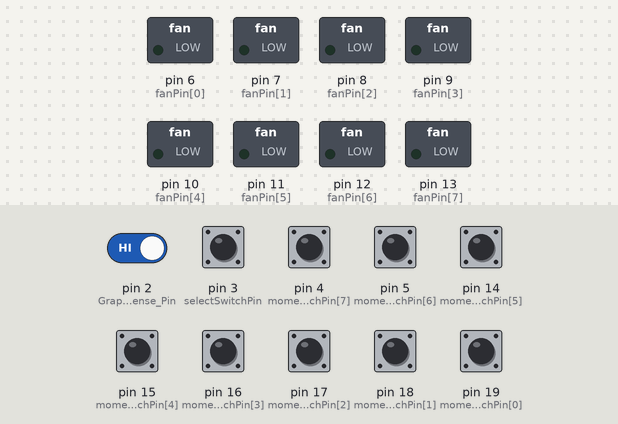
The sketch below on a simulated Arduino Uno, built with avr-gcc and run on an emulated ATmega328P. Shown: switched loads named in the sketch (green lamp = pin HIGH). The test bench sets the inputs (shaded band); at power-on: pin 2 (Graphene_Sense_Pin), pin 3 (selectSwitchPin), pin 4 (momentarySwitchPin[7]), pin 5 (momentarySwitchPin[6]), pin 14 (momentarySwitchPin[5]), pin 15 (momentarySwitchPin[4]), pin 16 (momentarySwitchPin[3]), pin 17 (momentarySwitchPin[2]), pin 18 (momentarySwitchPin[1]), pin 19 (momentarySwitchPin[0]) HIGH.

Above: at 2.2 s.
2.3 s: pin 2 (Graphene_Sense_Pin) driven LOW
At 2.8 s:
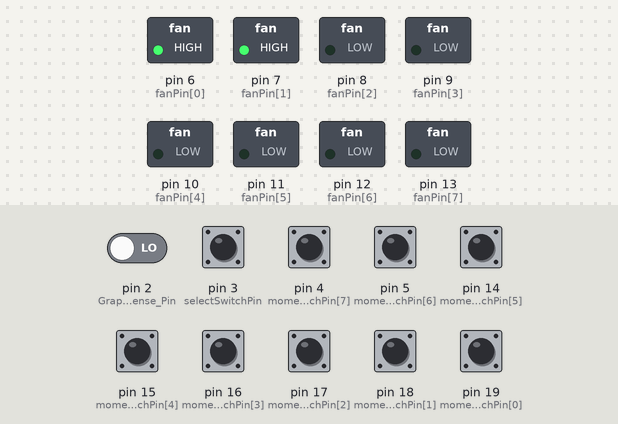
At 3.2 s:
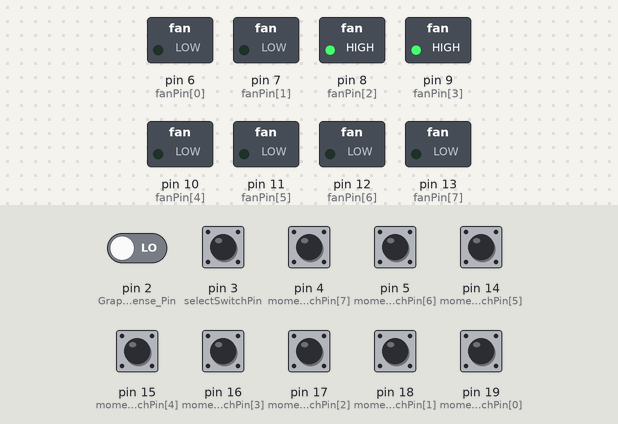
Timing chart, 0 to 11.3 s (numbered marks = the images above; inputs shaded):
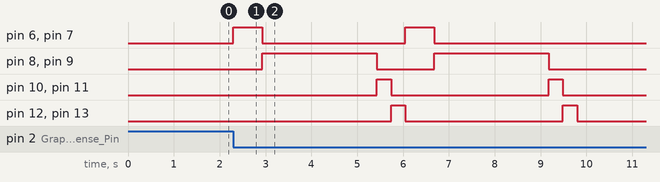

Measured:
- after the input at 2.3 s, pin 6 (fanPin[0]), pin 7 (fanPin[1]): alternates HIGH for 0.62 s and LOW for 3.1 s, 4 changes in all, then stays LOW, starting at once

The sketch:

violinobot__graphene_sequencing.ino
```cpp
// (licence header left out)
// debugging switch - comment out for operation
//#define DEBUG

// debugging macros - will be ignored by compiler when previous line is commented out
#ifdef DEBUG
#define DEBUG_P(x)     Serial.print(x)          // print, no newline
#define DEBUG_PN(x)    Serial.println(x, DEC)   // print number with newline - use for values
#define DEBUG_PL(x)    Serial.println(x)        // print line with newline
#else
#define DEBUG_P(x)
#define DEBUG_PN(x)
#define DEBUG_PL(x)
#endif


// timer
//
// can change the speed by preloading timer1 with different values
// lower value for faster tempo as irq's occur faster
//
// TODO where is the limit??
//
unsigned long Tempo1 = 96;
unsigned long Beat_Time =  60000000ul / Tempo1;
//
// counters thru the tunes
volatile unsigned long Timer1_Beat_Count = 0; // Used to set Timer 1 to correct tempo
// flag sync'ing us to timer 1
volatile unsigned int Next_Beat = 0; // Flag to move to next beat, set by Timer 1 Interrupt CHANGED


// tunes
//
// arrays with note data i.e. which fans to switch on next
// the sequences are triggered by Graphene controller
//
// Fan7-128, Fan6-64, Fan5-32, Fan4-16, Fan3-8, Fan2-4, Fan1-2, Fan0-1

// length of tune
#define Tune1_Length 24

const unsigned char Tune1[Tune1_Length] PROGMEM =
  //{1,1,1,1,1,1,1,1,2,2,2,2,2,2,2,2,2,2,2,2,2,2,2,2,4,4,4,4,8,8,8,8};
  //{1,2,4,8,16,32,64,128};
  //{1,1,2,2,2,2,2,2,2,2,4,8};
  {3,3,12,12,12,12,12,12,12,12,48,192,3,3,12,12,12,12,12,12,12,12,48,192};

// repeats this many times
const int Tune1_Repeats = 1;

#define Tune2_Length 8
unsigned long Tempo2 = 96;
const unsigned char Tune2[Tune2_Length] PROGMEM =
  {1,1,2,2,2,2,4,8};
const int Tune2_Repeats = 1;

#define Tune3_Length 189   // was Tune1 in sample code
unsigned long Tempo3 = 300;
const unsigned char Tune3[Tune3_Length] PROGMEM = {154, 0, 0, 0, 161, 0, 0, 0, 0, 0, 0, 0, 0, 0, 0, 0, 0, 0, 0, 0, 0, 0, 0, 0, 0, 0, 0, 0, 0, 0, 0, 0, 154, 0, 0, 0, 161, 0, 0, 0, 0, 0, 0, 0, 0, 0, 0, 0, 0, 0, 0, 0, 0, 0, 0, 0, 0, 0, 0, 0, 0, 0, 0, 0, 154, 0, 0, 0, 161, 0, 0, 0, 0, 0, 0, 0, 0, 0, 0, 0, 0, 0, 0, 0, 0, 0, 0, 0, 0, 0, 0, 0, 0, 0, 0, 0, 154, 0, 0, 0, 161, 0, 0, 0, 0, 0, 0, 0, 0, 0, 0, 0, 0, 0, 0, 0, 0, 0, 0, 0, 0, 0, 0, 0, 0, 0, 0, 0, 154, 0, 0, 0, 161, 0, 0, 0, 0, 0, 0, 0, 0, 0, 0, 0, 0, 0, 0, 0, 0, 0, 0, 0, 0, 0, 0, 0, 0, 0, 0, 0, 154, 0, 0, 0, 161, 0, 0, 0, 0, 0, 0, 0, 0, 0, 0, 0, 0, 0, 0, 0, 0, 0, 0, 0, 0, 0, 0, 0, 0};
const int Tune3_Repeats = 1;

// this many tunes
const int tunes_max = 1;

// tune variables
//int Step_Count = 0;                       // used to index Tune array
int tune = 1;                               // counter - which tune?
const unsigned char *Tune_Pointer = Tune1;  // pointer to current array of notes
int Tune_Length = Tune1_Length;                        // length of tune = length of array
int Repeats_This_Tune = Tune1_Repeats;      // repeat tune?

// inputs
//
// Graphene
//
const int Graphene_Sense_Pin = 2;   // Graphene conductor signal sense, active LOW
int Graphene_Signal = 1;        // used to track conductor
//
// momentary switches - tune the fiddles using these
//
const int momentarySwitchPin[8] = { 19, 18, 17, 16 , 15, 14, 5, 4 };
int momentarySwitch[8] = { };
//
// two positon switch - selector
// switches on and off the tuning switches
//
const int selectSwitchPin = 3;


// outputs
//
// fans
//
// make fan status more readable
#define ON  HIGH
#define OFF LOW
//
// 8 notes from 8 fans on eight outputs
const int fanPin[8] = { 6, 7, 8, 9, 10, 11, 12, 13 };
int fan[8] = { OFF, OFF, OFF, OFF, OFF, OFF, OFF, OFF };
//
// which note to play = combination of fans
unsigned char Load_Note;


void setup()
{
  // debug
#ifdef DEBUG
  Serial.begin(38400);
  Serial.println("teddytronix");
  delay(2);
#endif

  // configure I/O pins
  pinMode(Graphene_Sense_Pin, INPUT_PULLUP);
  pinMode(selectSwitchPin, INPUT_PULLUP);
  for (int i = 0; i < 8; i++ )
  {
    pinMode(momentarySwitchPin[i], INPUT_PULLUP);
    momentarySwitch[i] = digitalRead(momentarySwitchPin[i]);
  }

  // eight fans, switch them off
  for (int i = 0; i < 8; i++ )
  {
    pinMode(fanPin[i], OUTPUT);
    digitalWrite(fanPin[i], fan[i]);
  }

  // start Timer 1
  Start_Beat_Timer();

  // it is the Next_beat variable that gets set in the irq
  // service routine
  // i.e. this is what synchronises us to Timer1
  while (Next_Beat < 1)
  {
    ;// Wait for Beat Timer
    DEBUG_P(".");
  }

  DEBUG_PL();
  DEBUG_PL("setup DONE");
}

void loop()
{
  // ensure signal is in 'reset' state
  Graphene_Signal = 1;


  // set up playing tune by setting tune variables
  if ( tune == 1 )
  {
    // use a pointer to address the array
    Tune_Pointer = Tune1;
    // length to control loop
    Tune_Length = Tune1_Length;
    // repeats for repeat loop
    Repeats_This_Tune = Tune1_Repeats;
    // set tempo by adjusting timer1 preload value
    Beat_Time =  60000000ul / Tempo1;
    // debug info
    DEBUG_PL("tune 1");
  }
  else if ( tune == 2 )
  {
    Tune_Pointer = Tune2;
    Tune_Length = Tune2_Length;
    Repeats_This_Tune = Tune2_Repeats;
    Beat_Time =  60000000ul / Tempo2;
    DEBUG_PL("tune 2");
  }
  else if ( tune == 3 )
  {
    Tune_Pointer = Tune3;
    Tune_Length = Tune3_Length;
    Repeats_This_Tune = Tune3_Repeats;
    Beat_Time =  60000000ul / Tempo3;
    DEBUG_PL("tune 3");
  }
  else
  {
    ;// error: should never be here
    DEBUG_P("error: 'tune' select out-of-range");
    // TODO handle error
    //                  while(1) ? reset tune??
  }


  // wait until graphene signal is 'set' = active
  while (Graphene_Signal > 0)
  {
    Graphene_Signal = digitalRead(Graphene_Sense_Pin); //  wait for Graphene ON (active LOW)


    // check to see if we are tuning - rem. is active LOW
    if ( digitalRead(selectSwitchPin) < 1 )
    {
      // read the switches
      for (int i = 0; i < 8; i++ )
      {
        // store switch state
        momentarySwitch[i] = digitalRead(momentarySwitchPin[i]);
        // switches are negative logic (active LOW) so:
        // invert then store in fan array
        fan[i] = !momentarySwitch[i];
        // and activate
        digitalWrite(fanPin[i], fan[i]);
#ifdef DEBUG
        // feedback while debugging
        if (i < 1) DEBUG_PL("select");
        delay(2);
#endif
      }
    }
  }
    Graphene_Signal = 1;   // debounce 1msec
  delayMicroseconds(1000);
  while (Graphene_Signal > 0)
  {
    Graphene_Signal = digitalRead(Graphene_Sense_Pin); //  Wait for Graphene  ON
  }

  Next_Beat = 0;      // reset flag here as interrupt can change it
  Start_Beat_Timer(); // start timer1 with correct Tempo

  // do we repeat this Tune_
  for (int Tune_Repeat_Count = 0; Tune_Repeat_Count < Repeats_This_Tune; Tune_Repeat_Count++)
  {
    // Beat_Count'ing from 0 to Tune1_Length i.e. thru the tune
    for (int Beat_Count = 0; Beat_Count < Tune_Length; Beat_Count++)
    {
      // read note (from program memory),
      // this is where we need the pointer
      Load_Note = pgm_read_byte(&Tune_Pointer[Beat_Count]);

      // extract which fans to switch on from note data
      Fans_From_Note(Load_Note);

      // play note = activate fans
      Play_Note();

      while (Next_Beat < 1)
      {
        ;// wait for beat sync i.e. next beat interrupt
      }

      // reset fans
      Fans_Off();
      // reset beat flag
      Next_Beat = 0;

    }  // for (int Beat_Count = 0; Beat_Count < Tune1_Length; Beat_Count++) DONE

    DEBUG_PL("\t\tfor");

  }  // for (int Tune_Repeat_Count = 0; Tune_Repeat_Count < Tune1_Repeats; Tune_Repeat_Count++) DONE

  // tune is done so get ready for next one ...
  tune++;
  // ... unless all tunes have been played
  if (tune > tunes_max) tune = 1;  // back to start TODO correct? or stop?? TODO

  // if the external signal is still 'active (= LOW)' then wait here
  while (Graphene_Signal < 1)
  {
    Graphene_Signal = digitalRead(Graphene_Sense_Pin); //  wait for Graphene signal OFF (= HIGH)
  }

}  //  loop() DONE


// set fan array depending on note value
void Fans_From_Note(unsigned char Load_Note)
{
  // extract which fans to switch on
  if (Load_Note >= 128)
  {
    // fan 8 - rem array index starts from 0
    fan[7] = ON;
    Load_Note = Load_Note - 128;
  }
  if (Load_Note >= 64)
  {
    // fan 7 - rem array index starts from 0
    fan[6] = ON;
    Load_Note = Load_Note - 64;
  }
  if (Load_Note >= 32)
  {
    // fan 6 - rem array index starts from 0
    fan[5] = ON;
    Load_Note = Load_Note - 32;
  }
  if (Load_Note >= 16)
  {
    // fan 5 - rem array index starts from 0
    fan[4] = ON;
    Load_Note = Load_Note - 16;
  }
  if (Load_Note >= 8)
  {
    // fan 4 - rem array index starts from 0
    fan[3] = ON;
    Load_Note = Load_Note - 8;
  }
  if (Load_Note >= 4)
  {
    // fan 3 - rem array index starts from 0
    fan[2] = ON;
    Load_Note = Load_Note - 4;
  }
  if (Load_Note >= 2)
  {
    // fan 2 - rem array index starts from 0
    fan[1] = ON;
    Load_Note = Load_Note - 2;
  }
  if (Load_Note >= 1)
  {
    // fan 1 - rem array index starts from 0
    fan[0] = ON;
    Load_Note = Load_Note - 1;
  }
  if (Load_Note > 0)
  {
    ;// this should never happen here
    DEBUG_PL("error: Load_Note to fan translation failed");
  }
}

// activate fans
void Play_Note(void)
{
  // cycle thru fans array and set accordingly
  for (int i = 0; i < 8; i++ )
  {
    digitalWrite( fanPin[i], fan[i] );
  }
  DEBUG_PL("play");
}

// all fans off together
void Fans_Off(void)
{
  // fans off, clear fan array
  for (int i = 0; i < 8; i++ )
  {
    fan[i] = OFF;
    digitalWrite( fanPin[i], OFF );
  }
  DEBUG_PL("OFF");
}

// setup, preload and start timer 1
void Start_Beat_Timer()
{
  // set up timer 1 (the 16-bit timer) for overflow interrupt

  noInterrupts();              // disable all interrupts

  // TCCRx - Timer/Counter Control Register - the prescaler can be configured here
  TCCR1A = 0;                  // set entire TCCR1A register to 0
  TCCR1B = 0;                  // same for TCCR1B

  // TIMSKx - Timer/Counter Interrupt Mask Register - to enable/disable timer interrupts
  //
  // When the timer overflow interrupt enable bit TOIEx in the interrupt
  // mask register TIMSKx is set, the timer overflow interrupt service
  // routine ISR(TIMERx_OVF_vect) will be called.
  TIMSK1 |= (1 << TOIE1);      // enable timer overflow interrupt

  // TCNTx - Timer/Counter Register - the actual timer value is stored here
  TCNT1 = Timer1_Beat_Count;   // preload timer

  // TCCRx - Timer/Counter Control Register - the prescaler can be configured here
  // 1 into CS12, 0 in CS11 and CS10 (from above 'set ... register to 0')
  TCCR1B |= (1 << CS12);       // sets 256 prescaler 16 uSec counts

  //Timer1_Beat_Count = (65536 - (Beat_Time / 16)); // preload timer 65536-(416666/16) = 39494
  //ted test
  Timer1_Beat_Count = (65536 - (Beat_Time / 32)); // preload timer 65536-(416666/16) = 39494

  interrupts();                // enable all interrupts

  DEBUG_P("\tT1BtCnt ");
  DEBUG_PN(Timer1_Beat_Count);
}

/*
   Timer Overflow:

   Timer overflow means the timer has reached its limit value.

   When a timer overflow interrupt occurs, the timer overflow bit
   TOVx will be set in the interrupt flag register TIFRx.

   When the timer overflow interrupt enable bit TOIEx in the interrupt
   mask register TIMSKx is set, the timer overflow interrupt service
   routine ISR(TIMERx_OVF_vect) will be called.
*/
ISR(TIMER1_OVF_vect)        // interrupt service routine
{
  TCNT1 = Timer1_Beat_Count;   // Reload timer1 with beat count
  Next_Beat = 1;
}


/*
   timer info

   For 16MHz:

  Prescale  Time per    Max Period
         counter tick

     1      0.0625 uS      8.192 mS
     8      0.5 uS        65.536 mS
    64      4 uS         524.288 mS
   256     16 uS       2097.152 mS
  1024     64 uS       8388.608 mS

  In general:

    Max Period = ( Prescale ) * ( 1 / Frequency ) * ( 2^17 )

    Time per Tick = ( Prescale ) * ( 1 / Frequency )
*/
```
